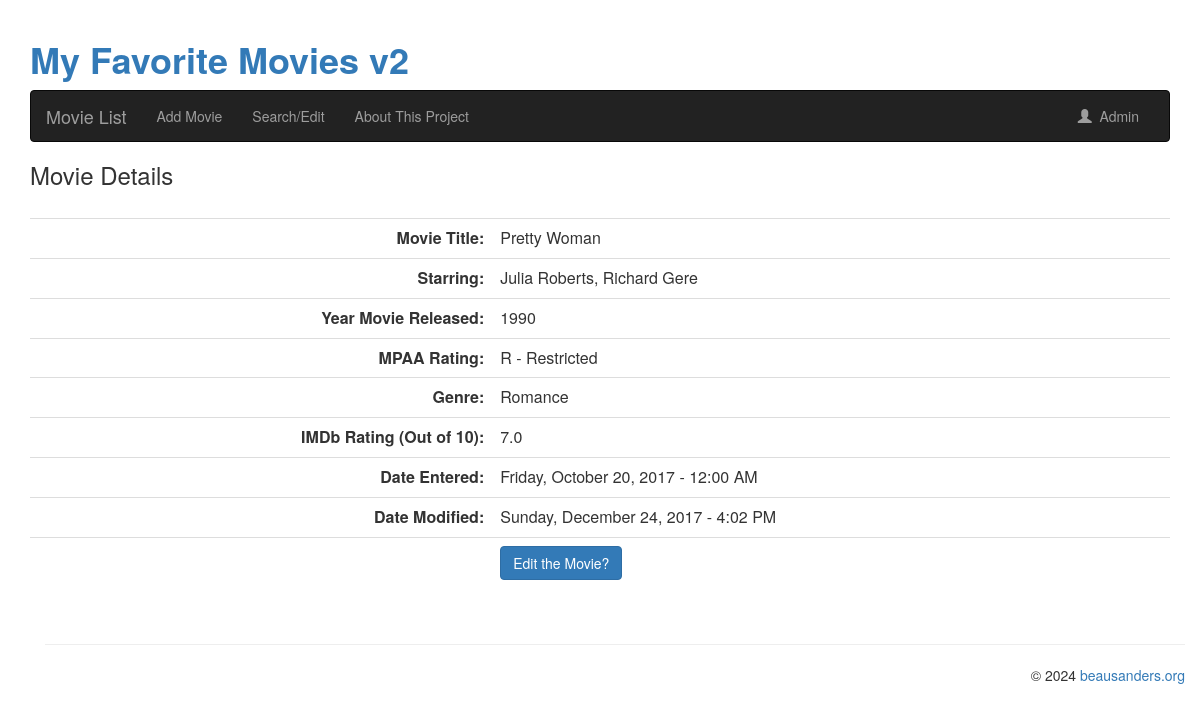
The app's page /favmovies2/movies_detail.php?movieID=1 with its own data.
### tables this page shows
CREATE TABLE IF NOT EXISTS `movielist` (
  `movieID` int(4) NOT NULL AUTO_INCREMENT,
  `movieTitle` varchar(255) NOT NULL,
  `movieStars` varchar(255) NOT NULL,
  `releaseYear` int(4) NOT NULL,
  `movieRating` varchar(5) NOT NULL,
  `movieGenre` varchar(30) NOT NULL,
  `IMDb_rating` decimal(2,1) NOT NULL,
  `dateEntered` datetime NOT NULL,
  `dateModified` datetime NOT NULL,
  PRIMARY KEY (`movieID`)
);

CREATE TABLE IF NOT EXISTS `movie_rating` (
  `ratingID` int(2) NOT NULL AUTO_INCREMENT,
  `rating` varchar(50) NOT NULL,
  `rating_description` varchar(50) NOT NULL,
  PRIMARY KEY (`ratingID`)
);

### favmovies2/config/config.php (called while the page is built, shortened)
<?php
$app_URL = 'https://cpt283-bibb.beausanders.net/favmovies2';
?>

### favmovies2/movies_detail.php (the view, shortened to what this page needs)
<?php
require('./config/config.php');
    if(!isset($movieID)) {
         $movieID = $_GET['movieID'];
       }
$queryEdit = 'SELECT * FROM movielist WHERE movieID = :movie_id';
	$statement2 = $db->prepare($queryEdit);
	$statement2->bindValue(':movie_id', $movieID);
	$statement2->execute();
	$recordEdit = $statement2->fetch();
	$movieTitle = $recordEdit['movieTitle'];
	$movieStars = $recordEdit['movieStars'];
	$releaseYear = $recordEdit['releaseYear'];
	$movieRating = $recordEdit['movieRating'];
	$movieGenre = $recordEdit['movieGenre'];
	$IMDb_rating = $recordEdit['IMDb_rating'];
	$dateEntered = $recordEdit['dateEntered'];
	$dateModified = $recordEdit['dateModified'];
$query = 'SELECT * FROM movie_rating WHERE rating = :movieRating';
        $statement3 = $db->prepare($query);
        $statement3->bindValue(':movieRating', $movieRating);
        $statement3->execute();
        $statement3 = $statement3->fetch();
        $rating_description = $statement3['rating_description'];
if (($dateEntered == "0000-00-00 00:00:00")) {
       	$dateEntered = " ";
       	} else {
       	$dateEntered = date("l, F d, Y - g:i A", strtotime($dateEntered));
	}
if (($dateModified == "0000-00-00 00:00:00")) {
       	$dateModified = " ";
 	} else {
       	$dateModified = date("l, F d, Y - g:i A", strtotime($dateModified));
	}
?>
<div class="container">
<?php include './header.php'; ?>
<h3>Movie Details</h3><br />
<table class="table">
<tr>
<td align="right"><strong>Movie Title:</strong></td>
<td><?php echo $movieTitle; ?></td>
</tr>
<tr>
<td align="right"><strong>Starring:</strong></td>
<td><?php echo $movieStars; ?></td>
</tr>
<tr>
<td align="right"><strong>Year Movie Released:</strong></td>
<td><?php echo $releaseYear; ?></td>
</tr>
<tr>
<td align="right"><strong>MPAA Rating:</strong></td>
<td><?php echo $movieRating; ?> - <?php echo $rating_description; ?></td>
</tr>
<tr>
<td align="right"><strong>Genre:</strong></td>
<td><?php echo $movieGenre; ?></td>
</tr>
<tr>
<td align="right"><strong>IMDb Rating (Out of 10):</strong></td>
<td><?php echo $IMDb_rating; ?></td>
</tr>
<tr>
<td align="right"><strong>Date Entered:</strong></td>
<td><?php echo $dateEntered; ?></td>
</tr>
<tr>
<td align="right"><strong>Date Modified:</strong></td>
<td><?php echo $dateModified; ?></td>
</tr>
<tr>
<td>&nbsp;</td>
<td align="left">
<form action="<?php echo $app_URL; ?>/movies_edit.php" method="POST" id="movies_edit">
<button type="submit" class="btn btn-primary">Edit the Movie?</button>
</form>
</td>
</table>
<?php include "./footer.php"; ?>
</div>
</body>
</html>

### records on screen
movielist: movieTitle "Pretty Woman", movieStars "Julia Roberts, Richard Gere", releaseYear "1990", movieRating "R", movieGenre "Romance", IMDb_rating "7.0", dateEntered "Friday, October 20, 2017 - 12:00 AM", dateModified "Sunday, December 24, 2017 - 4:02 PM"
movie_rating: rating_description "Restricted"

### other values on screen
$app_name "My Favorite Movies v2"
